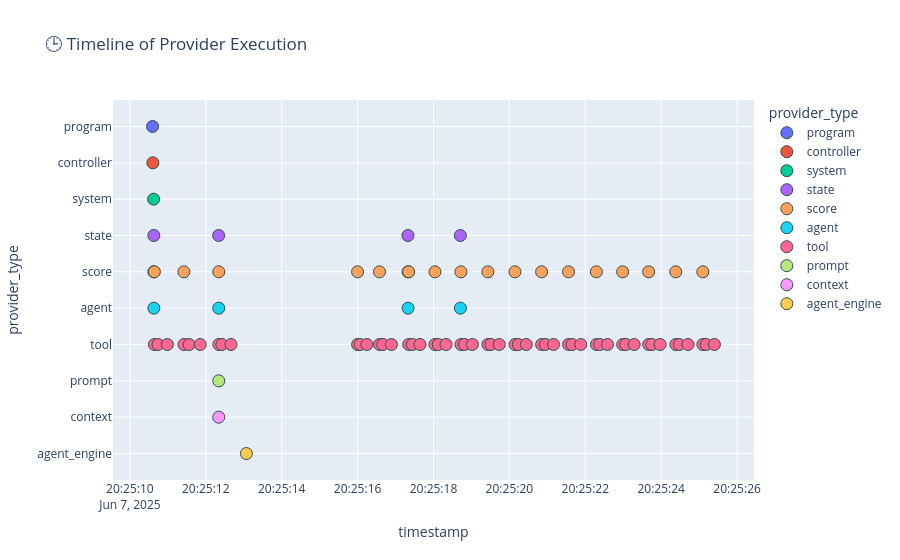

The notebook cell saved with this chart:
### Markdown cell above
### 🕒 Timeline of Provider Execution

This scatter plot displays a time-ordered trace of all provider invocations that occurred during the session.

#### 🧠 What this code does:
- Uses `plotly.express.scatter` to plot each row from `provider_log` based on its `timestamp` and `provider_type`.
- Each dot represents a single provider call.
- Hovering over a point reveals metadata: `provider_id`, `called_by_type`, `called_by_id`, and `latency_ms`.

#### 🔍 What you're observing:
- Execution begins at the top (`program`) and flows down through `controller`, `system`, `state`, and into `agent`, `score`, and `tool`.
- The **dense lower bands** (especially `tool` and `score`) indicate high-frequency, low-latency invocations.
- **Temporal clustering** shows how providers group during nested FSM transitions.
- You can use this view to:
  - Spot bottlenecks
  - Identify execution gaps
  - Debug step timing issues
  - Correlate structural vs runtime behavior

This chart complements the **Sankey diagram** by emphasizing *when* events happened rather than *how* they are structurally connected.

### Code cell
import plotly.express as px

fig = px.scatter(
    df,
    x="timestamp",
    y="provider_type",
    color="provider_type",
    hover_data=["provider_id", "called_by_type", "called_by_id", "latency_ms"],
    title="🕒 Timeline of Provider Execution"
)
fig.update_traces(marker=dict(size=12, line=dict(width=1, color='DarkSlateGrey')))
fig.show()

### Figure 1 — Plotly figure (JSON) as saved in the notebook; plotly's stock layout.template omitted (floating-point values rounded to 4 significant figures; data arrays with more than 128 entries replaced by an {"elided": "..."} marker saying what was removed)
{"data": [{"customdata": [[1, "session", 1, 15195]], "hovertemplate": "provider_type=%{y}<br>timestamp=%{x}<br>provider_id=%{customdata[0]}<br>called_by_type=%{customdata[1]}<br>called_by_id=%{customdata[2]}<br>latency_ms=%{customdata[3]}<extra></extra>", "legendgroup": "program", "marker": {"color": "#636efa", "line": {"color": "DarkSlateGrey", "width": 1}, "size": 12, "symbol": "circle"}, "mode": "markers", "name": "program", "orientation": "v", "showlegend": true, "type": "scatter", "x": ["2025-06-07T20:25:10.597086000"], "xaxis": "x", "y": ["program"], "yaxis": "y"}, {"customdata": [[1, "program", 1, 13772]], "hovertemplate": "provider_type=%{y}<br>timestamp=%{x}<br>provider_id=%{customdata[0]}<br>called_by_type=%{customdata[1]}<br>called_by_id=%{customdata[2]}<br>latency_ms=%{customdata[3]}<extra></extra>", "legendgroup": "controller", "marker": {"color": "#EF553B", "line": {"color": "DarkSlateGrey", "width": 1}, "size": 12, "symbol": "circle"}, "mode": "markers", "name": "controller", "orientation": "v", "showlegend": true, "type": "scatter", "x": ["2025-06-07T20:25:10.605471000"], "xaxis": "x", "y": ["controller"], "yaxis": "y"}, {"customdata": [[1, "controller", 1, 12351]], "hovertemplate": "provider_type=%{y}<br>timestamp=%{x}<br>provider_id=%{customdata[0]}<br>called_by_type=%{customdata[1]}<br>called_by_id=%{customdata[2]}<br>latency_ms=%{customdata[3]}<extra></extra>", "legendgroup": "system", "marker": {"color": "#00cc96", "line": {"color": "DarkSlateGrey", "width": 1}, "size": 12, "symbol": "circle"}, "mode": "markers", "name": "system", "orientation": "v", "showlegend": true, "type": "scatter", "x": ["2025-06-07T20:25:10.625573000"], "xaxis": "x", "y": ["system"], "yaxis": "y"}, {"customdata": [[3, "system", 1, 1703], [1, "system", 1, 4981], [3, "system", 1, 1373], [2, "system", 1, 2842]], "hovertemplate": "provider_type=%{y}<br>timestamp=%{x}<br>provider_id=%{customdata[0]}<br>called_by_type=%{customdata[1]}<br>called_by_id=%{customdata[2]}<br>latency_ms=%{customdata[3]}<extra></extra>", "legendgroup": "state", "marker": {"color": "#ab63fa", "line": {"color": "DarkSlateGrey", "width": 1}, "size": 12, "symbol": "circle"}, "mode": "markers", "name": "state", "orientation": "v", "showlegend": true, "type": "scatter", "x": ["2025-06-07T20:25:10.630574000", "2025-06-07T20:25:12.339548000", "2025-06-07T20:25:17.327138000", "2025-06-07T20:25:18.707449000"], "xaxis": "x", "y": ["state", "state", "state", "state"], "yaxis": "y"}, {"customdata": [[2, "agent", 4, 2], [1, "state", 3, 774], [1, "state", 3, 905], [1, "context", 2, 715], [1, "state", 1, 574], [1, "state", 1, 736], [2, "agent", 4, 3], [1, "state", 3, 688], [1, "state", 3, 657], [1, "agent", 3, 706], [1, "agent", 3, 700], [1, "state", 2, 698], [1, "state", 2, 696], [1, "system", 1, 731], [1, "system", 1, 679], [1, "controller", 1, 681], [1, "controller", 1, 703], [1, "program", 1, 709], [1, "program", 1, 690]], "hovertemplate": "provider_type=%{y}<br>timestamp=%{x}<br>provider_id=%{customdata[0]}<br>called_by_type=%{customdata[1]}<br>called_by_id=%{customdata[2]}<br>latency_ms=%{customdata[3]}<extra></extra>", "legendgroup": "score", "marker": {"color": "#FFA15A", "line": {"color": "DarkSlateGrey", "width": 1}, "size": 12, "symbol": "circle"}, "mode": "markers", "name": "score", "orientation": "v", "showlegend": true, "type": "scatter", "x": ["2025-06-07T20:25:10.631669000", "2025-06-07T20:25:10.644962000", "2025-06-07T20:25:11.423463000", "2025-06-07T20:25:12.342574000", "2025-06-07T20:25:15.999643000", "2025-06-07T20:25:16.577081000", "2025-06-07T20:25:17.329654000", "2025-06-07T20:25:17.345887000", "2025-06-07T20:25:18.039115000", "2025-06-07T20:25:18.723488000", "2025-06-07T20:25:19.432458000", "2025-06-07T20:25:20.147436000", "2025-06-07T20:25:20.848659000", "2025-06-07T20:25:21.557814000", "2025-06-07T20:25:22.292032000", "2025-06-07T20:25:22.984296000", "2025-06-07T20:25:23.669460000", "2025-06-07T20:25:24.383866000", "2025-06-07T20:25:25.097110000"], "xaxis": "x", "y": ["score", "score", "score", "score", "score", "score", "score", "score", "score", "score", "score", "score", "score", "score", "score", "score", "score", "score", "score"], "yaxis": "y"}, {"customdata": [[4, "state", 3, 9], [2, "state", 1, 3654], [4, "state", 3, 12], [3, "state", 2, 1432]], "hovertemplate": "provider_type=%{y}<br>timestamp=%{x}<br>provider_id=%{customdata[0]}<br>called_by_type=%{customdata[1]}<br>called_by_id=%{customdata[2]}<br>latency_ms=%{customdata[3]}<extra></extra>", "legendgroup": "agent", "marker": {"color": "#19d3f3", "line": {"color": "DarkSlateGrey", "width": 1}, "size": 12, "symbol": "circle"}, "mode": "markers", "name": "agent", "orientation": "v", "showlegend": true, "type": "scatter", "x": ["2025-06-07T20:25:10.631669000", "2025-06-07T20:25:12.341547000", "2025-06-07T20:25:17.329654000", "2025-06-07T20:25:18.709456000"], "xaxis": "x", "y": ["agent", "agent", "agent", "agent"], "yaxis": "y"}, {"customdata": {"elided": "51x4 mixed values"}, "hovertemplate": "provider_type=%{y}<br>timestamp=%{x}<br>provider_id=%{customdata[0]}<br>called_by_type=%{customdata[1]}<br>called_by_id=%{customdata[2]}<br>latency_ms=%{customdata[3]}<extra></extra>", "legendgroup": "tool", "marker": {"color": "#FF6692", "line": {"color": "DarkSlateGrey", "width": 1}, "size": 12, "symbol": "circle"}, "mode": "markers", "name": "tool", "orientation": "v", "showlegend": true, "type": "scatter", "x": ["2025-06-07T20:25:10.644962000", "2025-06-07T20:25:10.741970000", "2025-06-07T20:25:10.987424000", "2025-06-07T20:25:11.424463000", "2025-06-07T20:25:11.560559000", "2025-06-07T20:25:11.853444000", "2025-06-07T20:25:12.343548000", "2025-06-07T20:25:12.423817000", "2025-06-07T20:25:12.664246000", "2025-06-07T20:25:15.999643000", "2025-06-07T20:25:16.069884000", "2025-06-07T20:25:16.246016000", "2025-06-07T20:25:16.578087000", "2025-06-07T20:25:16.664621000", "2025-06-07T20:25:16.891563000", "2025-06-07T20:25:17.346937000", "2025-06-07T20:25:17.440389000", "2025-06-07T20:25:17.642547000", "2025-06-07T20:25:18.039115000", "2025-06-07T20:25:18.126306000", "2025-06-07T20:25:18.329435000", "2025-06-07T20:25:18.724487000", "2025-06-07T20:25:18.816736000", "2025-06-07T20:25:19.025947000", "2025-06-07T20:25:19.433452000", "2025-06-07T20:25:19.511695000", "2025-06-07T20:25:19.733130000", "2025-06-07T20:25:20.147436000", "2025-06-07T20:25:20.236366000", "2025-06-07T20:25:20.445400000", "2025-06-07T20:25:20.849661000", "2025-06-07T20:25:20.947715000", "2025-06-07T20:25:21.162703000", "2025-06-07T20:25:21.559798000", "2025-06-07T20:25:21.651191000", "2025-06-07T20:25:21.880555000", "2025-06-07T20:25:22.293034000", "2025-06-07T20:25:22.381625000", "2025-06-07T20:25:22.584990000", "2025-06-07T20:25:22.985129000", "2025-06-07T20:25:23.067440000", "2025-06-07T20:25:23.287270000", "2025-06-07T20:25:23.669460000", "2025-06-07T20:25:23.754149000", "2025-06-07T20:25:23.971052000", "2025-06-07T20:25:24.384865000", "2025-06-07T20:25:24.476608000", "2025-06-07T20:25:24.706230000", "2025-06-07T20:25:25.097110000", "2025-06-07T20:25:25.185168000", "2025-06-07T20:25:25.403143000"], "xaxis": "x", "y": ["tool", "tool", "tool", "tool", "tool", "tool", "tool", "tool", "tool", "tool", "tool", "tool", "tool", "tool", "tool", "tool", "tool", "tool", "tool", "tool", "tool", "tool", "tool", "tool", "tool", "tool", "tool", "tool", "tool", "tool", "tool", "tool", "tool", "tool", "tool", "tool", "tool", "tool", "tool", "tool", "tool", "tool", "tool", "tool", "tool", "tool", "tool", "tool", "tool", "tool", "tool"], "yaxis": "y"}, {"customdata": [[2, "agent", 2, 724]], "hovertemplate": "provider_type=%{y}<br>timestamp=%{x}<br>provider_id=%{customdata[0]}<br>called_by_type=%{customdata[1]}<br>called_by_id=%{customdata[2]}<br>latency_ms=%{customdata[3]}<extra></extra>", "legendgroup": "prompt", "marker": {"color": "#B6E880", "line": {"color": "DarkSlateGrey", "width": 1}, "size": 12, "symbol": "circle"}, "mode": "markers", "name": "prompt", "orientation": "v", "showlegend": true, "type": "scatter", "x": ["2025-06-07T20:25:12.341547000"], "xaxis": "x", "y": ["prompt"], "yaxis": "y"}, {"customdata": [[2, null, null, 721]], "hovertemplate": "provider_type=%{y}<br>timestamp=%{x}<br>provider_id=%{customdata[0]}<br>called_by_type=%{customdata[1]}<br>called_by_id=%{customdata[2]}<br>latency_ms=%{customdata[3]}<extra></extra>", "legendgroup": "context", "marker": {"color": "#FF97FF", "line": {"color": "DarkSlateGrey", "width": 1}, "size": 12, "symbol": "circle"}, "mode": "markers", "name": "context", "orientation": "v", "showlegend": true, "type": "scatter", "x": ["2025-06-07T20:25:12.341547000"], "xaxis": "x", "y": ["context"], "yaxis": "y"}, {"customdata": [[2, "agent", 2, 2921]], "hovertemplate": "provider_type=%{y}<br>timestamp=%{x}<br>provider_id=%{customdata[0]}<br>called_by_type=%{customdata[1]}<br>called_by_id=%{customdata[2]}<br>latency_ms=%{customdata[3]}<extra></extra>", "legendgroup": "agent_engine", "marker": {"color": "#FECB52", "line": {"color": "DarkSlateGrey", "width": 1}, "size": 12, "symbol": "circle"}, "mode": "markers", "name": "agent_engine", "orientation": "v", "showlegend": true, "type": "scatter", "x": ["2025-06-07T20:25:13.069585000"], "xaxis": "x", "y": ["agent_engine"], "yaxis": "y"}], "layout": {"legend": {"title": {"text": "provider_type"}, "tracegroupgap": 0}, "title": {"text": "🕒 Timeline of Provider Execution"}, "xaxis": {"anchor": "y", "domain": [0, 1], "title": {"text": "timestamp"}}, "yaxis": {"anchor": "x", "categoryarray": ["agent_engine", "context", "prompt", "tool", "agent", "score", "state", "system", "controller", "program"], "categoryorder": "array", "domain": [0, 1], "title": {"text": "provider_type"}}}}
